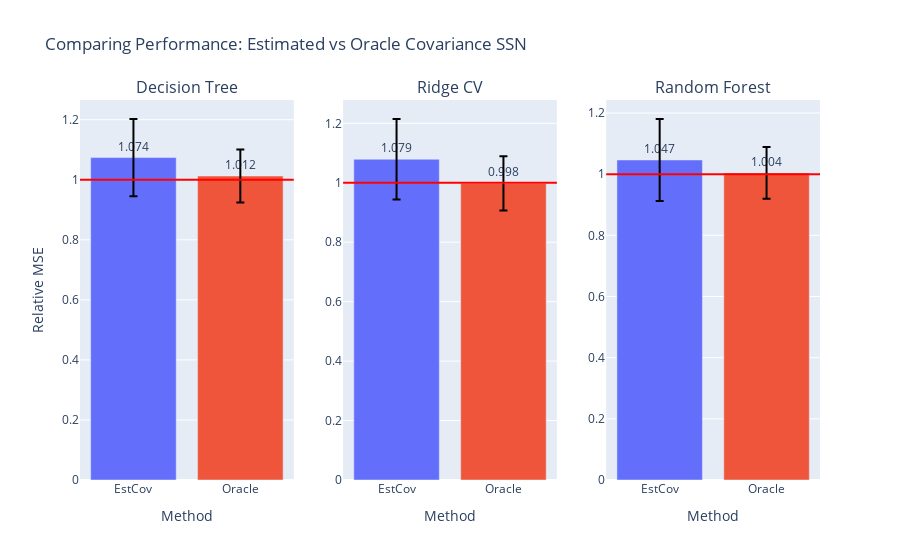

Notebook source saved alongside this figure:
### Code cell
fig = gen_model_barplots(
    comb_corr_errs, 
    model_names, 
    est_names, 
    title="Comparing Performance: Estimated vs Oracle Covariance SSN",
    err_bars=True
)
fig.show()

### Figure 1 — Plotly figure (JSON) as saved in the notebook; plotly's stock layout.template omitted (floating-point values rounded to 4 significant figures)
{"data": [{"error_y": {"array": [0.1285, 0.08804], "color": "black", "type": "data"}, "marker": {"color": ["#636EFA", "#EF553B", "#00CC96", "#AB63FA", "#FFA15A", "#19D3F3", "#FF6692", "#B6E880", "#FF97FF", "#FECB52"]}, "text": [1.074, 1.012], "textposition": "outside", "type": "bar", "x": ["EstCov", "Oracle"], "xaxis": "x", "y": [1.074, 1.012], "yaxis": "y"}, {"error_y": {"array": [0.1355, 0.09129], "color": "black", "type": "data"}, "marker": {"color": ["#636EFA", "#EF553B", "#00CC96", "#AB63FA", "#FFA15A", "#19D3F3", "#FF6692", "#B6E880", "#FF97FF", "#FECB52"]}, "text": [1.079, 0.998], "textposition": "outside", "type": "bar", "x": ["EstCov", "Oracle"], "xaxis": "x2", "y": [1.079, 0.9977], "yaxis": "y2"}, {"error_y": {"array": [0.134, 0.08437], "color": "black", "type": "data"}, "marker": {"color": ["#636EFA", "#EF553B", "#00CC96", "#AB63FA", "#FFA15A", "#19D3F3", "#FF6692", "#B6E880", "#FF97FF", "#FECB52"]}, "text": [1.047, 1.004], "textposition": "outside", "type": "bar", "x": ["EstCov", "Oracle"], "xaxis": "x3", "y": [1.047, 1.004], "yaxis": "y3"}], "layout": {"annotations": [{"font": {"size": 16}, "showarrow": false, "text": "Decision Tree", "x": 0.1444, "xanchor": "center", "xref": "paper", "y": 1, "yanchor": "bottom", "yref": "paper"}, {"font": {"size": 16}, "showarrow": false, "text": "Ridge CV", "x": 0.5, "xanchor": "center", "xref": "paper", "y": 1, "yanchor": "bottom", "yref": "paper"}, {"font": {"size": 16}, "showarrow": false, "text": "Random Forest", "x": 0.8556, "xanchor": "center", "xref": "paper", "y": 1, "yanchor": "bottom", "yref": "paper"}], "shapes": [{"line": {"color": "red"}, "type": "line", "x0": 0, "x1": 1, "xref": "x domain", "y0": 1, "y1": 1, "yref": "y"}, {"line": {"color": "red"}, "type": "line", "x0": 0, "x1": 1, "xref": "x2 domain", "y0": 1, "y1": 1, "yref": "y2"}, {"line": {"color": "red"}, "type": "line", "x0": 0, "x1": 1, "xref": "x3 domain", "y0": 1, "y1": 1, "yref": "y3"}], "showlegend": false, "title": {"text": "Comparing Performance: Estimated vs Oracle Covariance SSN"}, "xaxis": {"anchor": "y", "domain": [0, 0.2889], "title": {"text": "Method"}}, "xaxis2": {"anchor": "y2", "domain": [0.3556, 0.6444], "title": {"text": "Method"}}, "xaxis3": {"anchor": "y3", "domain": [0.7111, 1], "title": {"text": "Method"}}, "yaxis": {"anchor": "x", "domain": [0, 1], "title": {"text": "Relative MSE"}}, "yaxis2": {"anchor": "x2", "domain": [0, 1]}, "yaxis3": {"anchor": "x3", "domain": [0, 1]}}}
